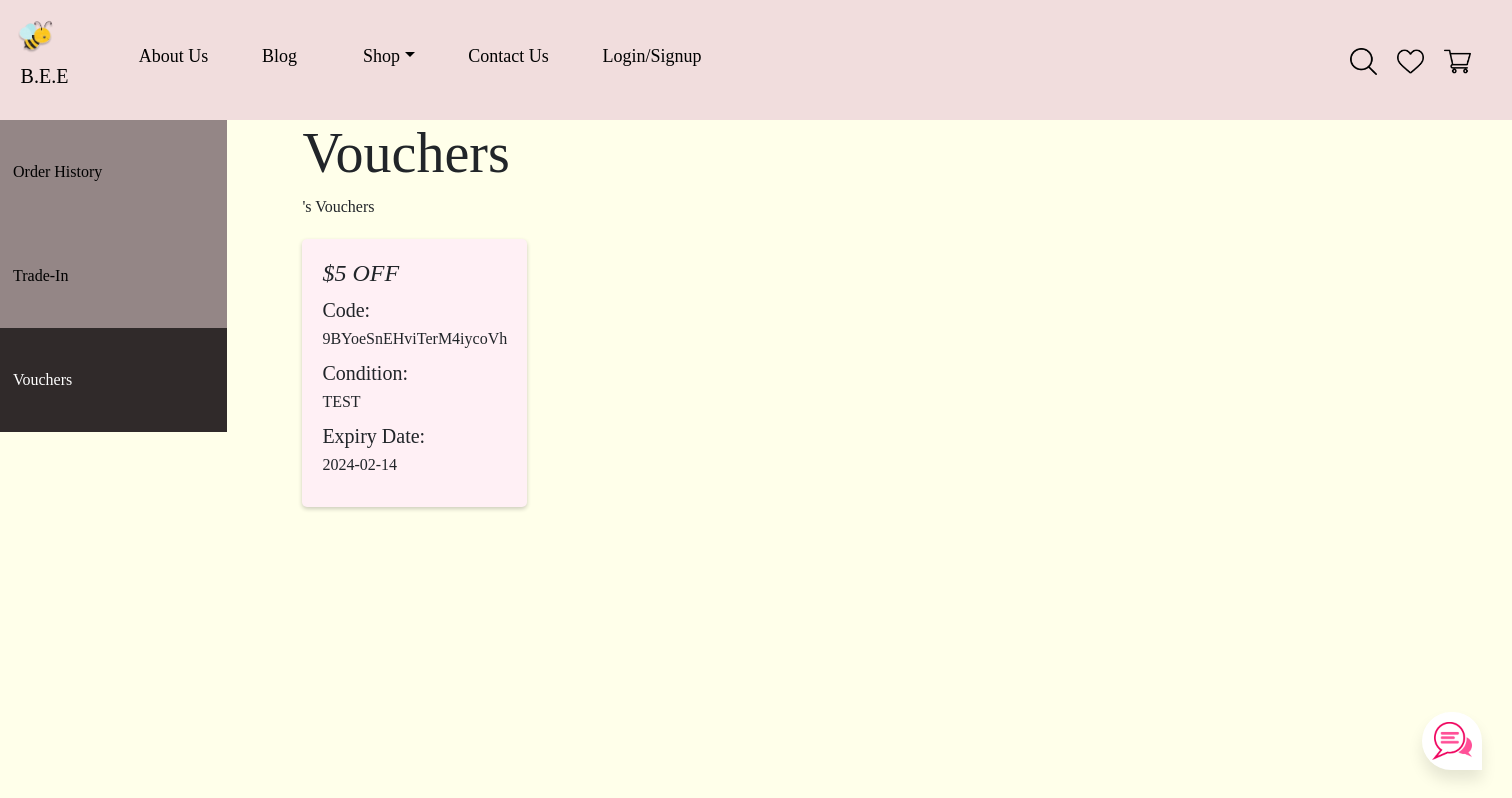
Before: /view_vouchers/adminappdev with the older database file.
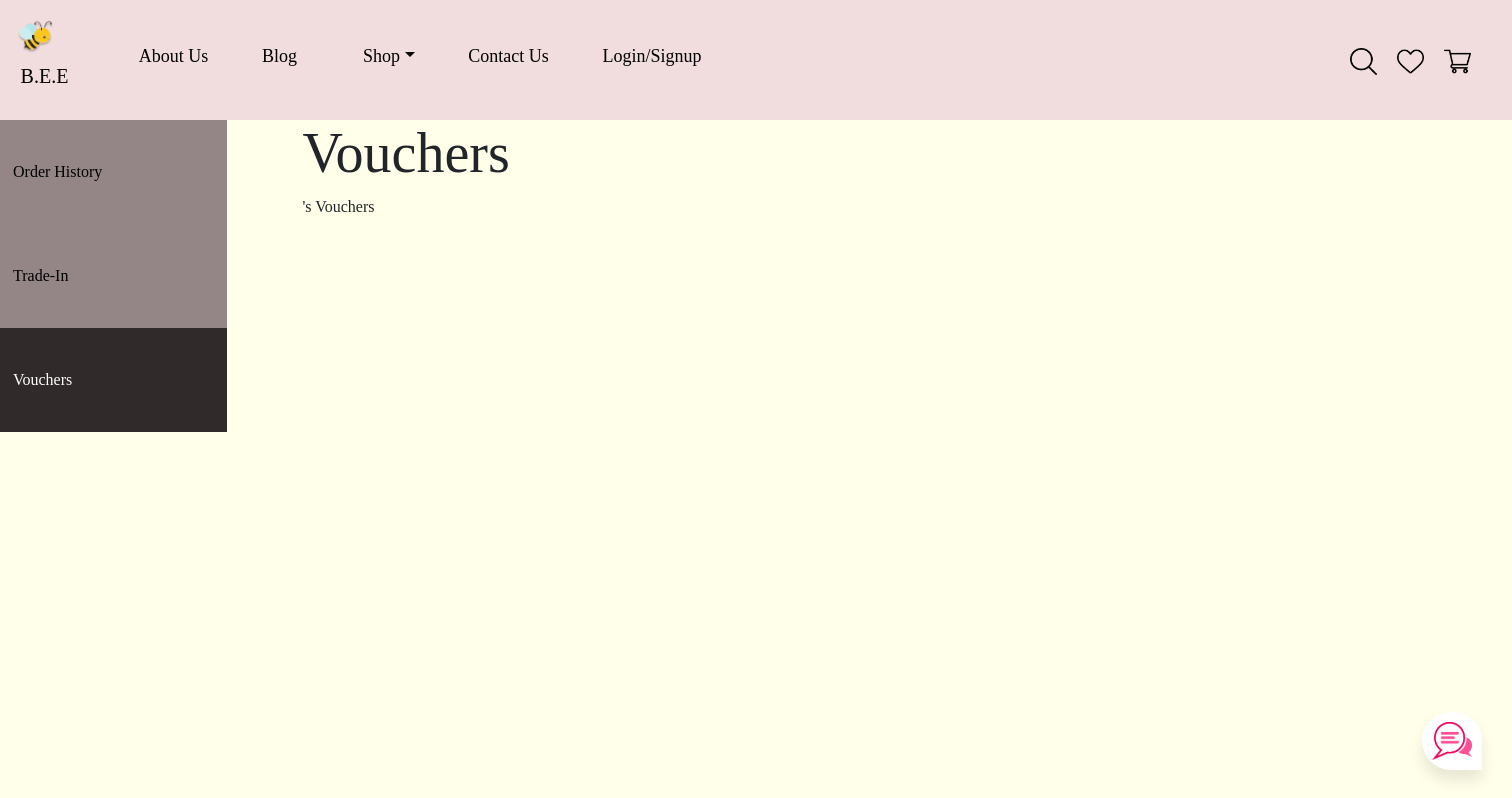
After: the same page with the newer database file.
### tables this page shows
CREATE TABLE addvouchers (username VARCHAR(255) NOT NULL, title TEXT, value INT, condition TEXT, code TEXT NOT NULL UNIQUE, expiry_date DATETIME NOT NULL, status TEXT NOT NULL DEFAULT "active");

### app.py (the view)
@app.route('/view_vouchers/<username>')
def view_vouchers(username):
    con = sqlite3.connect('database.db')
    con.row_factory = sqlite3.Row
    cur = con.cursor()
    cur.execute("SELECT rowid, * FROM addvouchers WHERE username = ?", (username,))
    rows = cur.fetchall()
    con.close()
    return render_template('view_vouchers.html', rows=rows)

### app.py (called while the page is built)
@app.teardown_appcontext
def close_connection(exception):
    db = getattr(g, '_database', None)
    if db is not None:
        db.close()

@app.before_request
def load_logged_in_user():
    user_id = session.get('user_id')
    if user_id is None:
        g.user = None
    else:
        g.user = get_db().execute(
            'SELECT * FROM user WHERE user_id = ?', (user_id,)
        ).fetchone()

### templates/view_vouchers.html (shortened to what this page needs)
{% extends "base.html" %}
{% block content %}
<ul class="profilenav" style="float: left;">
    <li><a href="/order_history/{{ session['username'] }}">Order History</a></li>
    <li><a href="/view_tradeins/{{ session['username'] }}">Trade-In</a></li>
    <li><a href="/view_vouchers/{{ session['username'] }}" class="active">Vouchers</a></li>
</ul>
<div style="float: left;margin-left:5%;">
  <h1 class="display-4">Vouchers</h1>
  <p>{{session['username']}}'s Vouchers</p>
  <div class="vouchers-container">
    {% for row in rows %}
    <div class="voucher">
      <h4><i>{{ row[2] }}</i></h4>
      <h5>Code:</h5>
      <p>{{ row[5] }}</p>
      <h5>Condition:</h5>
      <p>{{ row[4] }}</p>
      <h5>Expiry Date:</h5>
      <p>{{ row[6] }}</p>
    </div>
    {% endfor %}
  </div>
</div>
{% endblock %}

Changed rows visible on the page:
removed addvouchers: title "$5 OFF", code "9BYoeSnEHviTerM4iycoVh", condition "TEST", expiry_date "2024-02-14"
